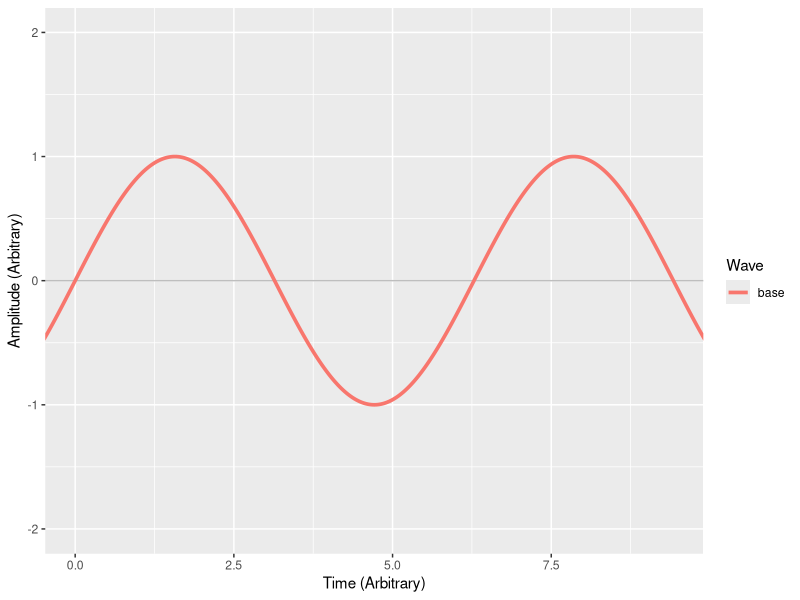
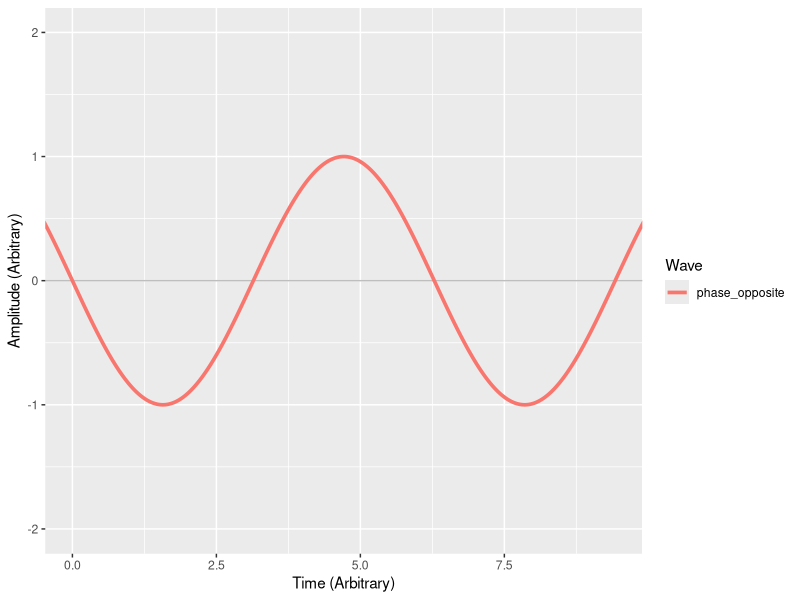
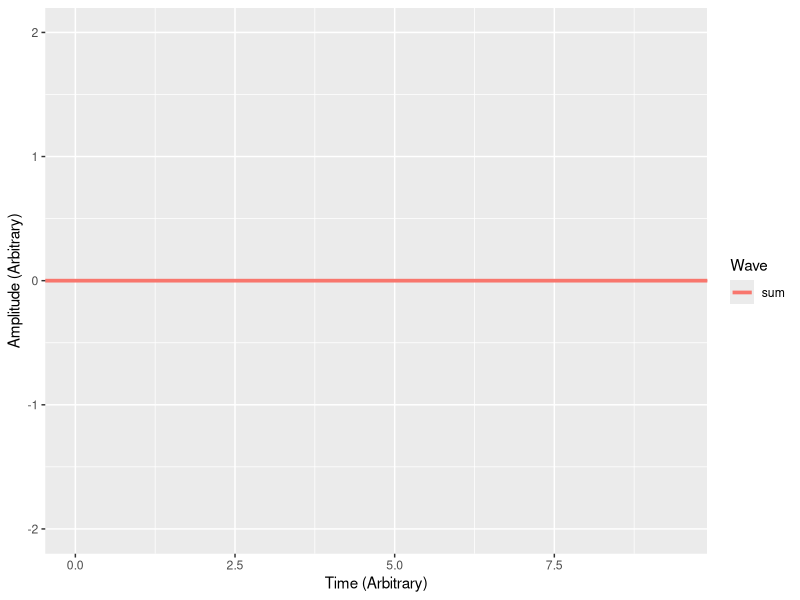
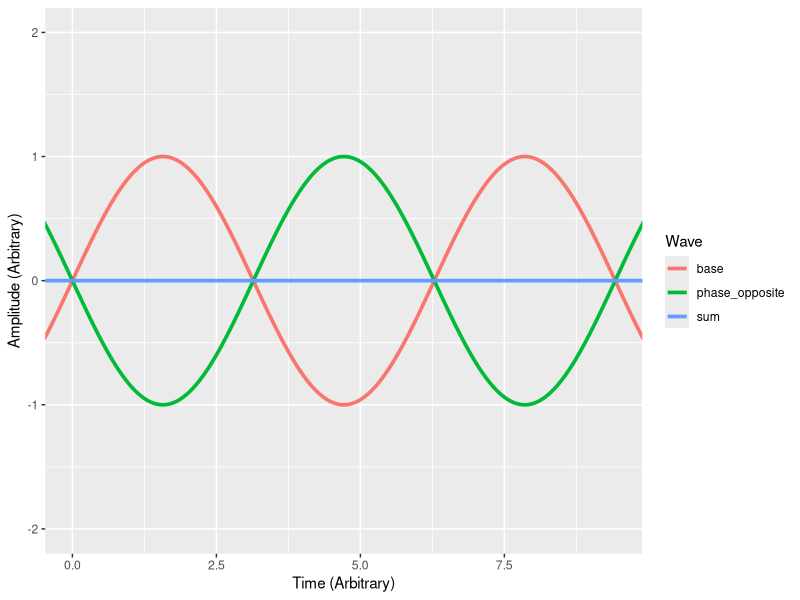
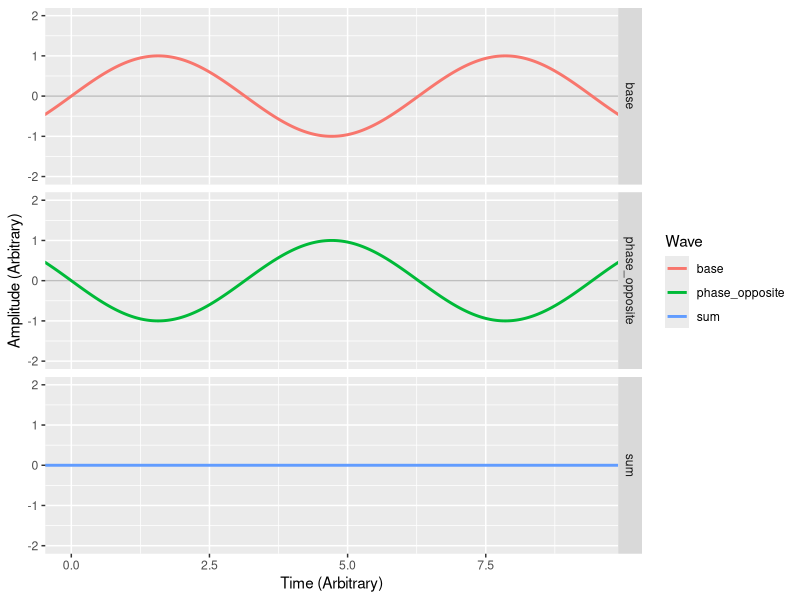
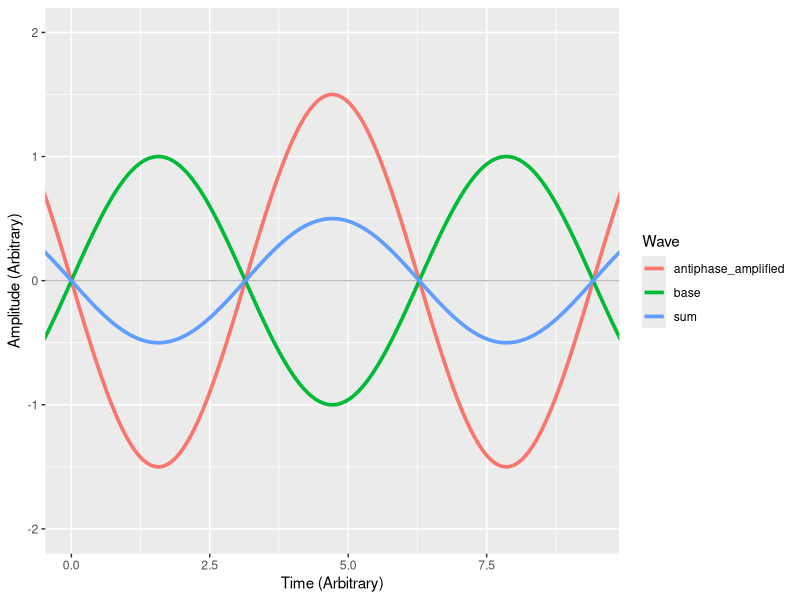
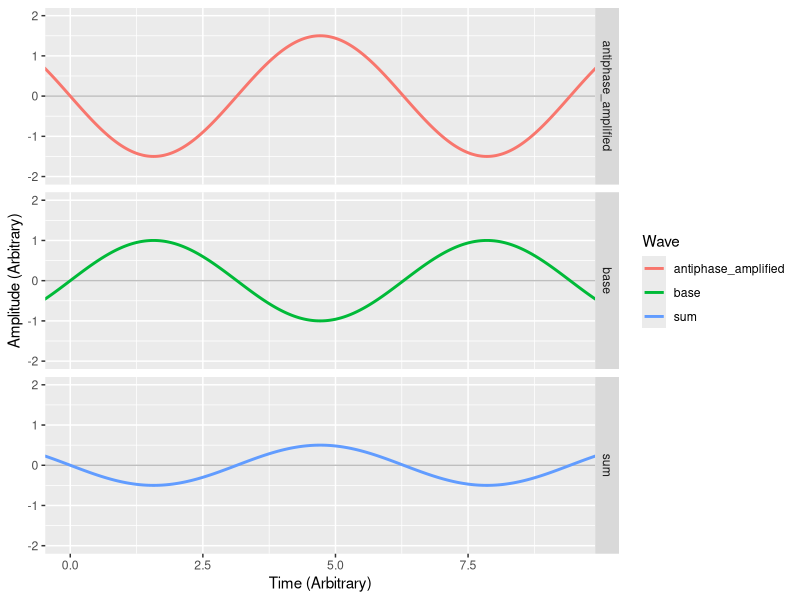
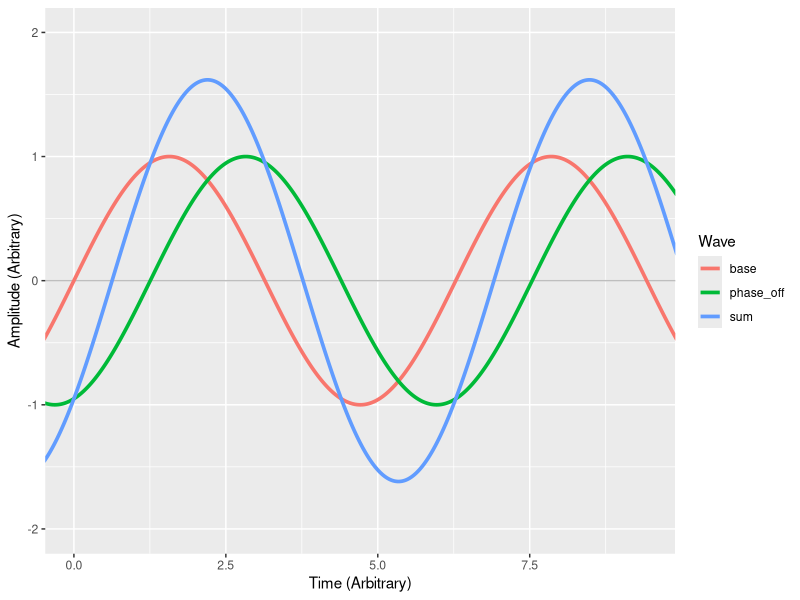

Recreate these plots in R, in order. (Note: a time limit stopped this script after it produced the figures.)
library(ggplot2)

ylim = c(-2,2)
x = {}
y = {}
lab = {}
toprange=pi*4
time=seq(-pi,toprange,0.0005)

newy=sin(time)
x = c(x,time)
y = c(y,newy)
lab = c(lab,rep("base",length(time)))

newy=sin(time-pi)
x = c(x,time)
y = c(y,newy)
lab = c(lab,rep("phase_opposite",length(time)))

newy=sin(time-pi)+sin(time)
x = c(x,time)
y = c(y,newy)
lab = c(lab,rep("sum",length(time)))

df = data.frame(x=x,y=y,lab=lab)

dfs = subset(df,lab=="base")
ggplot(dfs,aes(x,y,color=lab,group=lab))+
  geom_hline(yintercept=0,color="gray")+
  geom_line(size=1.25)+
  xlab("Time (Arbitrary)")+
  ylab("Amplitude (Arbitrary)")+scale_color_discrete(name = "Wave")+
  coord_cartesian(xlim=c(0,3*pi),ylim=ylim)

ggsave("~/Documents/talks/diagrams/phase_base.jpg",width=7,height=4,unit="in")
 
dfs = subset(df,lab=="phase_opposite")
ggplot(dfs,aes(x,y,color=lab,group=lab))+
  geom_hline(yintercept=0,color="gray")+
  geom_line(size=1.25)+
  xlab("Time (Arbitrary)")+
  ylab("Amplitude (Arbitrary)")+scale_color_discrete(name = "Wave")+scale_color_discrete(name = "Wave")+
  coord_cartesian(xlim=c(0,3*pi),ylim=ylim)

ggsave("~/Documents/talks/diagrams/phase_anti.jpg",width=7,height=4,unit="in")

dfs = subset(df,lab=="sum")
ggplot(dfs,aes(x,y,color=lab,group=lab))+
  geom_hline(yintercept=0,color="gray")+
  geom_line(size=1.25)+
  xlab("Time (Arbitrary)")+
  ylab("Amplitude (Arbitrary)")+scale_color_discrete(name = "Wave")+
  coord_cartesian(xlim=c(0,3*pi),ylim=ylim)

ggsave("~/Documents/talks/diagrams/phase_sum.jpg",width=7,height=4,unit="in")

dfs = df
ggplot(dfs,aes(x,y,color=lab,group=lab))+
  geom_hline(yintercept=0,color="gray")+
  geom_line(size=1.25)+
  xlab("Time (Arbitrary)")+
  ylab("Amplitude (Arbitrary)")+scale_color_discrete(name = "Wave")+
  coord_cartesian(xlim=c(0,3*pi),ylim=ylim)

ggsave("~/Documents/talks/diagrams/phase_combined.jpg",width=7,height=4,unit="in")

ggplot(dfs,aes(x,y,color=lab))+
  geom_hline(yintercept=0,color="gray")+
  geom_line(size=1)+
  xlab("Time (Arbitrary)")+
  ylab("Amplitude (Arbitrary)")+scale_color_discrete(name = "Wave")+
  coord_cartesian(xlim=c(0,3*pi),ylim=ylim)+
  facet_grid(lab~.)

ggsave("~/Documents/talks/diagrams/phase_combined_separate.jpg",width=7,height=5,unit="in")


x = {}
y = {}
lab = {}
toprange=pi*4

y1=sin(time)
x = c(x,time)
y = c(y,y1)
lab = c(lab,rep("base",length(time)))

y2=sin(time-pi)*1.5
x = c(x,time)
y = c(y,y2)
lab = c(lab,rep("antiphase_amplified",length(time)))

newy=y1+y2
x = c(x,time)
y = c(y,newy)
lab = c(lab,rep("sum",length(time)))

df = data.frame(x=x,y=y,lab=lab)

dfs = df
ggplot(dfs,aes(x,y,color=lab,group=lab))+
  geom_hline(yintercept=0,color="gray")+
  geom_line(size=1.25)+
  xlab("Time (Arbitrary)")+
  ylab("Amplitude (Arbitrary)")+scale_color_discrete(name = "Wave")+
  coord_cartesian(xlim=c(0,3*pi),ylim=ylim)

ggsave("~/Documents/talks/diagrams/phase_amplified.jpg",width=7,height=4,unit="in")

ggplot(dfs,aes(x,y,color=lab))+
  geom_hline(yintercept=0,color="gray")+
  geom_line(size=1)+
  xlab("Time (Arbitrary)")+
  ylab("Amplitude (Arbitrary)")+scale_color_discrete(name = "Wave")+
  coord_cartesian(xlim=c(0,3*pi),ylim=ylim)+
  facet_grid(lab~.)

ggsave("~/Documents/talks/diagrams/phase_amplified_separate.jpg",width=7,height=5,unit="in")


x = {}
y = {}
lab = {}
toprange=pi*4

y1=sin(time)
x = c(x,time)
y = c(y,y1)
lab = c(lab,rep("base",length(time)))

y2=sin(time-(0.4*pi))
x = c(x,time)
y = c(y,y2)
lab = c(lab,rep("phase_off",length(time)))

newy=y1+y2
x = c(x,time)
y = c(y,newy)
lab = c(lab,rep("sum",length(time)))

df = data.frame(x=x,y=y,lab=lab)

dfs = df
ggplot(dfs,aes(x,y,color=lab,group=lab))+
  geom_hline(yintercept=0,color="gray")+
  geom_line(size=1.25)+
  xlab("Time (Arbitrary)")+
  ylab("Amplitude (Arbitrary)")+scale_color_discrete(name = "Wave")+
  coord_cartesian(xlim=c(0,3*pi),ylim=ylim)

ggsave("~/Documents/talks/diagrams/phase_off.jpg",width=7,height=4,unit="in")

ggplot(dfs,aes(x,y,color=lab))+
  geom_hline(yintercept=0,color="gray")+
  geom_line(size=1)+
  xlab("Time (Arbitrary)")+
  ylab("Amplitude (Arbitrary)")+scale_color_discrete(name = "Wave")+
  coord_cartesian(xlim=c(0,3*pi),ylim=ylim)+
  facet_grid(lab~.)

ggsave("~/Documents/talks/diagrams/phase_off_separate.jpg",width=7,height=5,unit="in")


x = {}
y = {}
lab = {}
toprange=pi*4

y1=sin(time)
x = c(x,time)
y = c(y,y1)
lab = c(lab,rep("base",length(time)))

y2=sin(time-(0.8*pi))
x = c(x,time)
y = c(y,y2)
lab = c(lab,rep("phase_off",length(time)))

newy=y1+y2
x = c(x,time)
y = c(y,newy)
lab = c(lab,rep("sum",length(time)))

df = data.frame(x=x,y=y,lab=lab)

dfs = df
ggplot(dfs,aes(x,y,color=lab,group=lab))+
  geom_hline(yintercept=0,color="gray")+
  geom_line(size=1.25)+
  xlab("Time (Arbitrary)")+
  ylab("Amplitude (Arbitrary)")+scale_color_discrete(name = "Wave")+
  coord_cartesian(xlim=c(0,3*pi),ylim=ylim)

ggsave("~/Documents/talks/diagrams/phase_offbad.jpg",width=7,height=4,unit="in")

ggplot(dfs,aes(x,y,color=lab))+
  geom_hline(yintercept=0,color="gray")+
  geom_line(size=1)+
  xlab("Time (Arbitrary)")+
  ylab("Amplitude (Arbitrary)")+scale_color_discrete(name = "Wave")+
  coord_cartesian(xlim=c(0,3*pi),ylim=ylim)+
  facet_grid(lab~.)

ggsave("~/Documents/talks/diagrams/phase_offbad_separate.jpg",width=7,height=5,unit="in")

x = {}
y = {}
lab = {}
toprange=pi*4

y1=sin(time)
x = c(x,time)
y = c(y,y1)
lab = c(lab,rep("base",length(time)))

y2=sin(2*time)
x = c(x,time)
y = c(y,y2)
lab = c(lab,rep("freq_2x",length(time)))

newy=y1+y2
x = c(x,time)
y = c(y,newy)
lab = c(lab,rep("sum",length(time)))

df = data.frame(x=x,y=y,lab=lab)

dfs = df
ggplot(dfs,aes(x,y,color=lab,group=lab))+
  geom_hline(yintercept=0,color="gray")+
  geom_line(size=1)+
  xlab("Time (Arbitrary)")+
  ylab("Amplitude (Arbitrary)")+scale_color_discrete(name = "Wave")+
  coord_cartesian(xlim=c(0,3*pi),ylim=ylim)

ggsave("~/Documents/talks/diagrams/phase_2x.jpg",width=7,height=4,unit="in")

ggplot(dfs,aes(x,y,color=lab))+
  geom_hline(yintercept=0,color="gray")+
  geom_line(size=1)+
  xlab("Time (Arbitrary)")+
  ylab("Amplitude (Arbitrary)")+scale_color_discrete(name = "Wave")+
  coord_cartesian(xlim=c(0,3*pi),ylim=ylim)+
  facet_grid(lab~.)

ggsave("~/Documents/talks/diagrams/phase_2x_separate.jpg",width=7,height=5,unit="in")

x = {}
y = {}
lab = {}
toprange=pi*4

y1=sin(time)
x = c(x,time)
y = c(y,y1)
lab = c(lab,rep("base",length(time)))

y2=sin(3*time)
x = c(x,time)
y = c(y,y2)
lab = c(lab,rep("freq_3x",length(time)))

newy=y1+y2
x = c(x,time)
y = c(y,newy)
lab = c(lab,rep("sum",length(time)))

df = data.frame(x=x,y=y,lab=lab)

dfs = df
ggplot(dfs,aes(x,y,color=lab,group=lab))+
  geom_hline(yintercept=0,color="gray")+
  geom_line(size=1)+
  xlab("Time (Arbitrary)")+
  ylab("Amplitude (Arbitrary)")+scale_color_discrete(name = "Wave")+
  coord_cartesian(xlim=c(0,3*pi),ylim=ylim)

ggsave("~/Documents/talks/diagrams/phase_3x.jpg",width=7,height=4,unit="in")

ggplot(dfs,aes(x,y,color=lab))+
  geom_hline(yintercept=0,color="gray")+
  geom_line(size=1)+
  xlab("Time (Arbitrary)")+
  ylab("Amplitude (Arbitrary)")+scale_color_discrete(name = "Wave")+
  coord_cartesian(xlim=c(0,3*pi),ylim=ylim)+
  facet_grid(lab~.)

ggsave("~/Documents/talks/diagrams/phase_3x_separate.jpg",width=7,height=5,unit="in")

x = {}
y = {}
lab = {}
toprange=pi*4

y1=sin(time)
x = c(x,time)
y = c(y,y1)
lab = c(lab,rep("base",length(time)))

y2=sin(3*(time-(1.5*pi)))
x = c(x,time)
y = c(y,y2)
lab = c(lab,rep("freq_3x",length(time)))

newy=y1+y2
x = c(x,time)
y = c(y,newy)
lab = c(lab,rep("sum",length(time)))

df = data.frame(x=x,y=y,lab=lab)

dfs = df
ggplot(dfs,aes(x,y,color=lab,group=lab))+
  geom_hline(yintercept=0,color="gray")+
  geom_line(size=1)+
  xlab("Time (Arbitrary)")+
  ylab("Amplitude (Arbitrary)")+scale_color_discrete(name = "Wave")+
  coord_cartesian(xlim=c(0,3*pi),ylim=ylim)

ggsave("~/Documents/talks/diagrams/phase_3x_90.jpg",width=7,height=4,unit="in")

ggplot(dfs,aes(x,y,color=lab))+
  geom_hline(yintercept=0,color="gray")+
  geom_line(size=1)+
  xlab("Time (Arbitrary)")+
  ylab("Amplitude (Arbitrary)")+scale_color_discrete(name = "Wave")+
  coord_cartesian(xlim=c(0,3*pi),ylim=ylim)+
  facet_grid(lab~.)

ggsave("~/Documents/talks/diagrams/phase_3x_90_separate.jpg",width=7,height=5,unit="in")


x = {}
y = {}
lab = {}
toprange=pi*4

y1=sin(time)
x = c(x,time)
y = c(y,y1)
lab = c(lab,rep("base",length(time)))

y2=sin(12*time)
x = c(x,time)
y = c(y,y2)
lab = c(lab,rep("freq_12x",length(time)))

newy=y1+y2
x = c(x,time)
y = c(y,newy)
lab = c(lab,rep("sum",length(time)))

df = data.frame(x=x,y=y,lab=lab)

dfs = df
ggplot(dfs,aes(x,y,color=lab,group=lab))+
  geom_hline(yintercept=0,color="gray")+
  geom_line(size=1)+
  xlab("Time (Arbitrary)")+
  ylab("Amplitude (Arbitrary)")+scale_color_discrete(name = "Wave")+
  coord_cartesian(xlim=c(0,3*pi),ylim=ylim)

ggsave("~/Documents/talks/diagrams/phase_12x.jpg",width=7,height=4,unit="in")

ggplot(dfs,aes(x,y,color=lab))+
  geom_hline(yintercept=0,color="gray")+
  geom_line(size=1)+
  xlab("Time (Arbitrary)")+
  ylab("Amplitude (Arbitrary)")+scale_color_discrete(name = "Wave")+
  coord_cartesian(xlim=c(0,3*pi),ylim=ylim)+
  facet_grid(lab~.)

ggsave("~/Documents/talks/diagrams/phase_12x_separate.jpg",width=7,height=5,unit="in")


x = {}
y = {}
lab = {}

y1=sin(time)
x = c(x,time)
y = c(y,y1)
lab = c(lab,rep("base",length(time)))

y2=sin(time)*1.25
x = c(x,time)
y = c(y,y2)
lab = c(lab,rep("base_amplified",length(time)))

newy=y1+y2
x = c(x,time)
y = c(y,newy)
lab = c(lab,rep("sum",length(time)))

df = data.frame(x=x,y=y,lab=lab)
ylim = c(-3,3)

dfs = df
ggplot(dfs,aes(x,y,color=lab,group=lab))+
  geom_hline(yintercept=0,color="gray")+
  geom_line(size=1)+
  xlab("Time (Arbitrary)")+
  ylab("Amplitude (Arbitrary)")+scale_color_discrete(name = "Wave")+
  coord_cartesian(xlim=c(0,3*pi),ylim=ylim)

ggsave("~/Documents/talks/diagrams/phase_ampbase.jpg",width=7,height=4,unit="in")

ggplot(dfs,aes(x,y,color=lab))+
  geom_hline(yintercept=0,color="gray")+
  geom_line(size=1)+
  xlab("Time (Arbitrary)")+
  ylab("Amplitude (Arbitrary)")+scale_color_discrete(name = "Wave")+
  coord_cartesian(xlim=c(0,3*pi),ylim=ylim)+
  facet_grid(lab~.)

ggsave("~/Documents/talks/diagrams/phase_ampbase_separate.jpg",width=7,height=5,unit="in")

x = {}
y = {}
lab = {}

y1=sin(time)
x = c(x,time)
y = c(y,y1)
lab = c(lab,rep("0º",length(time)))

y2=sin(time-(1.5*pi))
x = c(x,time)
y = c(y,y2)
lab = c(lab,rep("90º",length(time)))

y3=sin(time-(1*pi))
x = c(x,time)
y = c(y,y3)
lab = c(lab,rep("180º",length(time)))

y4=sin(time-(0.5*pi))
x = c(x,time)
y = c(y,y4)
lab = c(lab,rep("270º",length(time)))

df = data.frame(x=x,y=y,lab=lab)
ylim = c(-1.5,1.5)
df$lab = factor(df$lab,levels(df$lab)[c(1,4,2,3)])
dfs = df
ggplot(dfs,aes(x,y,color=lab,group=lab))+
  geom_hline(yintercept=0,color="gray")+
  geom_vline(xintercept=0,color="gray")+
  geom_vline(xintercept=(2*pi),color="gray")+
  geom_line(size=1)+
  xlab("Time (Arbitrary)")+
  ylab("Amplitude (Arbitrary)")+scale_color_discrete(name = "Phase")+
  coord_cartesian(xlim=c(0,3*pi),ylim=ylim)

ggsave("~/Documents/talks/diagrams/phase_phases.jpg",width=7,height=4,unit="in")

ggplot(dfs,aes(x,y,color=lab))+
  geom_hline(yintercept=0,color="gray")+
  geom_vline(xintercept=0,color="gray")+
  geom_vline(xintercept=(2*pi),color="gray")+
  geom_line(size=1)+
  xlab("Time (Arbitrary)")+
  ylab("Amplitude (Arbitrary)")+scale_color_discrete(name = "Phase")+
  coord_cartesian(xlim=c(0,3*pi),ylim=ylim)+
  facet_grid(lab~.)

ggsave("~/Documents/talks/diagrams/phase_phases_separate.jpg",width=7,height=7,unit="in")
